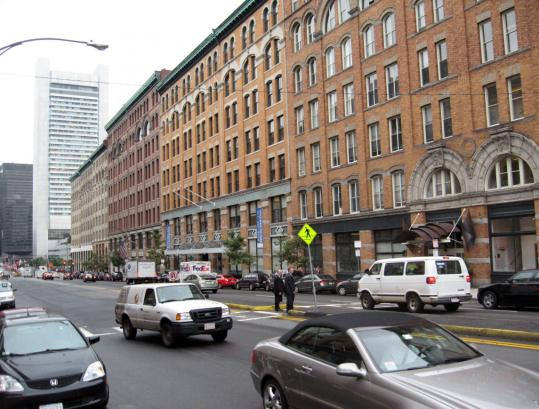
//> input picture street2.jpg, 539 x 409 px
$ ./main street2.jpg   (built with g++ and OpenCV 4)
//> lines starting //> are read from the running program, lines starting //| are printed output that depends on the picture
### OpenCV_util.h
/*-----------------------------------------------------------------------------
/
/
/----------------------------------------------------------------------------*/

#include <stdint.h>
#include "opencv2/imgproc/imgproc.hpp"
#include "opencv2/highgui/highgui.hpp"

using namespace cv;

void cvUtil_create2dArray(Mat* input, uint8_t*** outputPtr);

void cvUtil_filePrint2dArray(char* fileName, uint8_t*** inputPtr, int height, int width);

### DebugPrintf.h
/*-----------------------------------------------------------------------------
/
/
/----------------------------------------------------------------------------*/
#include <stdio.h>

#define DEBUG_ENABLED 1

#if DEBUG_ENABLED
    #define dbg(...) printf(__VA_ARGS__)
#else
    #define dbg(...)
#endif

### main.cpp
/*-----------------------------------------------------------------------------
/
/
/----------------------------------------------------------------------------*/
#include <stdint.h>
#include <stdio.h>
#include "DebugPrintf.h"
#include "OpenCV_util.h"
#include "opencv2/imgproc/imgproc.hpp"
#include "opencv2/highgui/highgui.hpp"
/*---------------------------------------------------------------------------*/
using namespace std;
using namespace cv;
/*---------------------------------------------------------------------------*/
uint8_t saturated_add(uint8_t val1, int8_t val2);
/*---------------------------------------------------------------------------*/
int main( int argc, char** argv )
{
  Mat rawImg;
  Mat dithImg;
  int imgWidth;
  int imgHeight;
  uint8_t** imgPtr;

  if(argc != 2)
  {
    printf("> Usage: ./dithering [path_to_image]\n");
    return -1;
  }

  /* Load the image and convert to grayscale first */
  rawImg = imread(argv[1]);
//> rawImg is the input picture: 409 rows x 539 cols, CV_8UC3; mean B, G, R 122.9, 129.4, 138.7
  cvtColor(rawImg, dithImg, CV_BGR2GRAY);
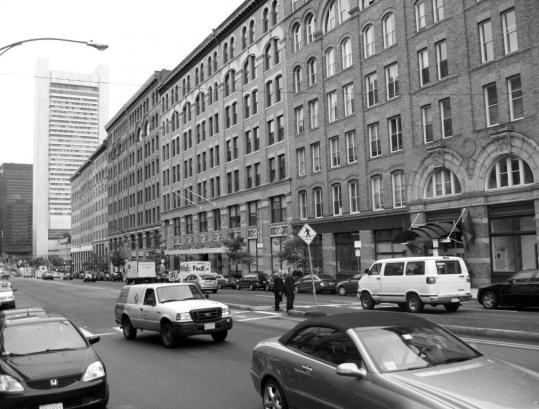
//> dithImg: 409 rows x 539 cols, CV_8UC1; min 0, max 255, mean 131.4

  /* Get the size info */
  imgWidth = dithImg.cols;
//> imgWidth = 539
  imgHeight = dithImg.rows;
//> imgHeight = 409
  dbg("> Image width: %d\r\n",imgWidth);
  dbg("> Image height: %d\r\n",imgHeight);

  /* Run the 'Floyd-Steinberg' dithering algorithm ... */
  int err;
  int8_t a,b,c,d;

  for(int i=0; i<imgHeight; i++)
  {
    for(int j=0; j<imgWidth; j++)
    {
      if(dithImg.at<uint8_t>(i,j) > 127)
      {
        err = dithImg.at<uint8_t>(i,j) - 255;
        dithImg.at<uint8_t>(i,j) = 255;
      }
      else
      {
        err = dithImg.at<uint8_t>(i,j) - 0;
        dithImg.at<uint8_t>(i,j) = 0;
      }

      a = (err * 7) / 16;
      b = (err * 1) / 16;
      c = (err * 5) / 16;
      d = (err * 3) / 16;

      if((i != (imgHeight-1)) && (j != 0) && (j != (imgWidth - 1)))
      {
        dithImg.at<uint8_t>(i+0,j+1) = saturated_add(dithImg.at<uint8_t>(i+0,j+1),a);
        dithImg.at<uint8_t>(i+1,j+1) = saturated_add(dithImg.at<uint8_t>(i+1,j+1),b);
        dithImg.at<uint8_t>(i+1,j+0) = saturated_add(dithImg.at<uint8_t>(i+1,j+0),c);
        dithImg.at<uint8_t>(i+1,j-1) = saturated_add(dithImg.at<uint8_t>(i+1,j-1),d);
      }
    }
  }
//> this loop made 409 passes
//> (err, a, b, c, d) on passes 1 to 3: (92, 40, 5, 28, 17), (34, 14, 2, 10, 6), (122, 53, 7, 38, 22)
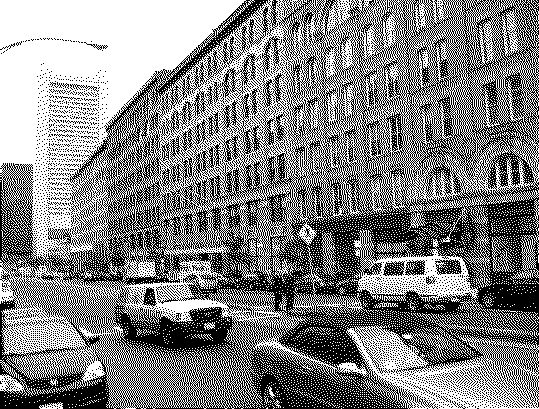
//> dithImg: 409 rows x 539 cols, CV_8UC1; 51.5% white; black in thin lines or dots
//> after the loop, err = -66; a = -28; b = -4; c = -20; d = -12

  /* Show results. */
  imshow("Raw Image",rawImg);
  imshow("Dithered Image",dithImg);
  printf("> Press any key to exit ...\n");

  waitKey(0);
  return 0;
}
/*---------------------------------------------------------------------------*/
uint8_t saturated_add(uint8_t val1, int8_t val2)
{
  int16_t val1_int = val1;
  int16_t val2_int = val2;
  int16_t tmp = val1_int + val2_int;

  if(tmp > 255)
  {
    return 255;
  }
  else if(tmp < 0)
  {
    return 0;
  }
  else
  {
    return tmp;
  }
}
/*---------------------------------------------------------------------------*/
